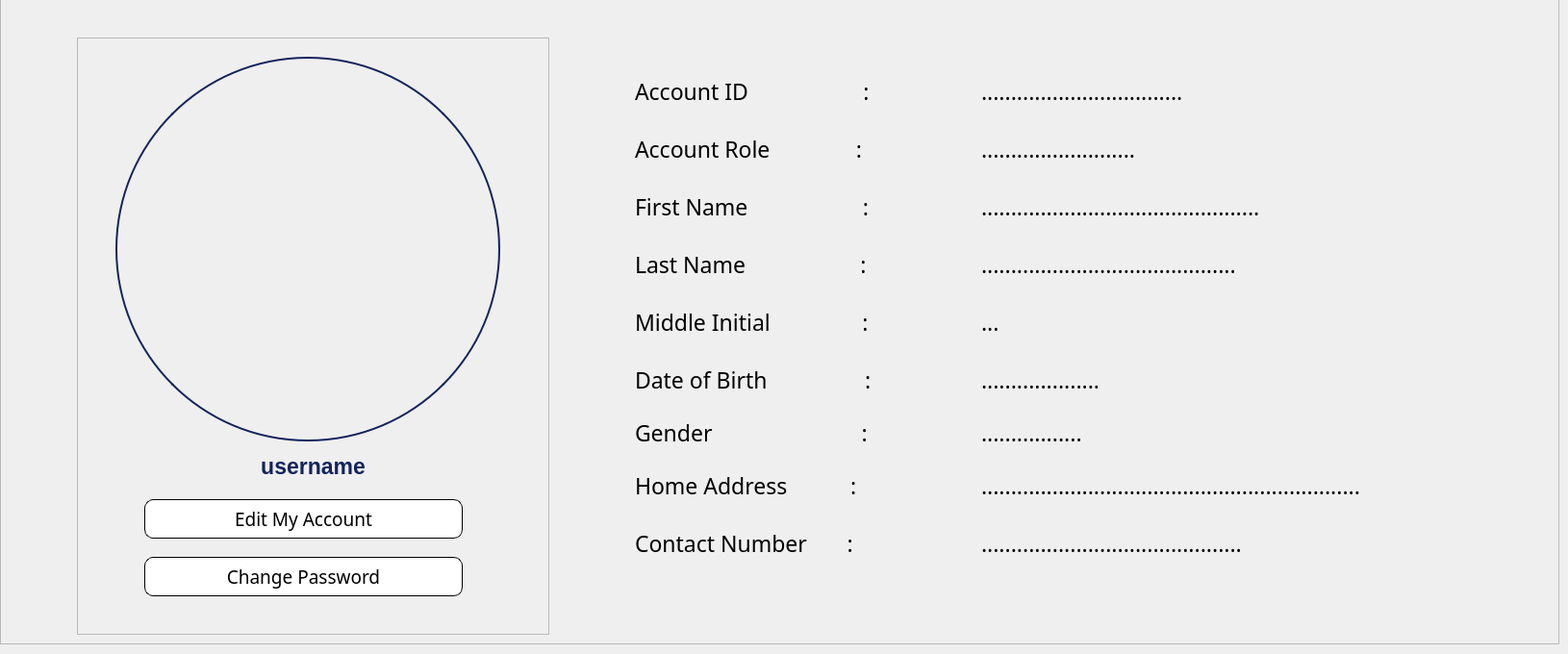
        <widget class="QWidget" name="VIEW_MY_ACCOUNT">
         <widget class="QFrame" name="frame_14">
          <property name="geometry">
           <rect>
            <x>0</x>
            <y>-1</y>
            <width>1621</width>
            <height>671</height>
           </rect>
          </property>
          <property name="frameShape">
           <enum>QFrame::StyledPanel</enum>
          </property>
          <property name="frameShadow">
           <enum>QFrame::Raised</enum>
          </property>
          <widget class="QFrame" name="frame_13">
           <property name="geometry">
            <rect>
             <x>80</x>
             <y>40</y>
             <width>491</width>
             <height>621</height>
            </rect>
           </property>
           <property name="frameShape">
            <enum>QFrame::StyledPanel</enum>
           </property>
           <property name="frameShadow">
            <enum>QFrame::Raised</enum>
           </property>
           <widget class="QLabel" name="label_uploadUSER_profile_pic">
            <property name="geometry">
             <rect>
              <x>40</x>
              <y>20</y>
              <width>400</width>
              <height>400</height>
             </rect>
            </property>
            <property name="styleSheet">
             <string notr="true">border-radius: 200px;   /* half of 400 */
border: 2px solid #12245c;  /* optional: blue border */
</string>
            </property>
            <property name="text">
             <string/>
            </property>
            <property name="pixmap">
             <pixmap resource="jj_owner_resources.qrc">:/JJimages/userProfilepicture.png</pixmap>
            </property>
            <property name="scaledContents">
             <bool>true</bool>
            </property>
           </widget>
           <widget class="QPushButton" name="pushButton_EditAccount">
            <property name="geometry">
             <rect>
              <x>70</x>
              <y>480</y>
              <width>331</width>
              <height>41</height>
             </rect>
            </property>
            <property name="font">
             <font>
              <family>Poppins Medium</family>
              <pointsize>14</pointsize>
             </font>
            </property>
            <property name="styleSheet">
             <string notr="true">/* Default Inactive Buttons */
QPushButton {
color: #000000;
border: 1px solid #000000; 
border-radius: 9px; 
padding: 3px; 
background-color: #ffffff; 
}
/* Hover Effect on Inactive Buttons */
QPushButton:hover {
    background-color:#12245c;
color:white;
font-weight: 500;
}

/* Active Button (Current Page) */
QPushButton#activeButton {
    background-color: #12245c;
    color: white;
font-weight: 500;
}
</string>
            </property>
            <property name="text">
             <string>Edit My Account</string>
            </property>
           </widget>
           <widget class="QLabel" name="label_getUSERNAME">
            <property name="geometry">
             <rect>
              <x>0</x>
              <y>430</y>
              <width>491</width>
              <height>31</height>
             </rect>
            </property>
            <property name="font">
             <font>
              <pointsize>17</pointsize>
              <weight>75</weight>
              <bold>true</bold>
             </font>
            </property>
            <property name="styleSheet">
             <string notr="true">color: #12245c;</string>
            </property>
            <property name="text">
             <string>username</string>
            </property>
            <property name="alignment">
             <set>Qt::AlignCenter</set>
            </property>
           </widget>
           <widget class="QPushButton" name="pushButton_ChangePassword">
            <property name="geometry">
             <rect>
              <x>70</x>
              <y>540</y>
              <width>331</width>
              <height>41</height>
             </rect>
            </property>
            <property name="font">
             <font>
              <family>Poppins Medium</family>
              <pointsize>14</pointsize>
             </font>
            </property>
            <property name="styleSheet">
             <string notr="true">/* Default Inactive Buttons */
QPushButton {
color: #000000;
border: 1px solid #000000; 
border-radius: 9px; 
padding: 3px; 
background-color: #ffffff; 
}
/* Hover Effect on Inactive Buttons */
QPushButton:hover {
    background-color:#12245c;
color:white;
font-weight: 500;
}

/* Active Button (Current Page) */
QPushButton#activeButton {
    background-color: #12245c;
    color: white;
font-weight: 500;
}
</string>
            </property>
            <property name="text">
             <string>Change Password</string>
            </property>
           </widget>
          </widget>
          <widget class="QFrame" name="frame_12">
           <property name="geometry">
            <rect>
             <x>610</x>
             <y>60</y>
             <width>911</width>
             <height>551</height>
            </rect>
           </property>
           <property name="font">
            <font>
             <pointsize>7</pointsize>
            </font>
           </property>
           <property name="styleSheet">
            <string notr="true">background: transparent;</string>
           </property>
           <property name="frameShape">
            <enum>QFrame::StyledPanel</enum>
           </property>
           <property name="frameShadow">
            <enum>QFrame::Raised</enum>
           </property>
           <widget class="QLabel" name="label_2">
            <property name="geometry">
             <rect>
              <x>50</x>
              <y>20</y>
              <width>311</width>
              <height>31</height>
             </rect>
            </property>
            <property name="font">
             <font>
              <family>Poppins Medium</family>
              <pointsize>17</pointsize>
             </font>
            </property>
            <property name="text">
             <string>Account ID                    :</string>
            </property>
           </widget>
           <widget class="QLabel" name="label_18">
            <property name="geometry">
             <rect>
              <x>50</x>
              <y>80</y>
              <width>301</width>
              <height>31</height>
             </rect>
            </property>
            <property name="font">
             <font>
              <family>Poppins Medium</family>
              <pointsize>17</pointsize>
             </font>
            </property>
            <property name="text">
             <string>Account Role               :</string>
            </property>
           </widget>
           <widget class="QLabel" name="label_19">
            <property name="geometry">
             <rect>
              <x>50</x>
              <y>140</y>
              <width>321</width>
              <height>31</height>
             </rect>
            </property>
            <property name="font">
             <font>
              <family>Poppins Medium</family>
              <pointsize>17</pointsize>
             </font>
            </property>
            <property name="text">
             <string>First Name                    :</string>
            </property>
           </widget>
           <widget class="QLabel" name="label_49">
            <property name="geometry">
             <rect>
              <x>50</x>
              <y>200</y>
              <width>301</width>
              <height>31</height>
             </rect>
            </property>
            <property name="font">
             <font>
              <family>Poppins Medium</family>
              <pointsize>17</pointsize>
             </font>
            </property>
            <property name="text">
             <string>Last Name                    :</string>
            </property>
           </widget>
           <widget class="QLabel" name="label_50">
            <property name="geometry">
             <rect>
              <x>50</x>
              <y>250</y>
              <width>321</width>
              <height>51</height>
             </rect>
            </property>
            <property name="font">
             <font>
              <family>Poppins Medium</family>
              <pointsize>17</pointsize>
             </font>
            </property>
            <property name="text">
             <string>Middle Initial                :</string>
            </property>
           </widget>
           <widget class="QLabel" name="label_51">
            <property name="geometry">
             <rect>
              <x>50</x>
              <y>310</y>
              <width>311</width>
              <height>51</height>
             </rect>
            </property>
            <property name="font">
             <font>
              <family>Poppins Medium</family>
              <pointsize>17</pointsize>
             </font>
            </property>
            <property name="text">
             <string>Date of Birth                 :</string>
            </property>
           </widget>
           <widget class="QLabel" name="label_52">
            <property name="geometry">
             <rect>
              <x>50</x>
              <y>370</y>
              <width>311</width>
              <height>41</height>
             </rect>
            </property>
            <property name="font">
             <font>
              <family>Poppins Medium</family>
              <pointsize>17</pointsize>
             </font>
            </property>
            <property name="text">
             <string>Gender                          :</string>
            </property>
           </widget>
           <widget class="QLabel" name="label_53">
            <property name="geometry">
             <rect>
              <x>50</x>
              <y>410</y>
              <width>311</width>
              <height>71</height>
             </rect>
            </property>
            <property name="font">
             <font>
              <family>Poppins Medium</family>
              <pointsize>17</pointsize>
             </font>
            </property>
            <property name="text">
             <string>Home Address           :</string>
            </property>
           </widget>
           <widget class="QLabel" name="label_56">
            <property name="geometry">
             <rect>
              <x>50</x>
              <y>460</y>
              <width>321</width>
              <height>91</height>
             </rect>
            </property>
            <property name="font">
             <font>
              <family>Poppins Medium</family>
              <pointsize>17</pointsize>
             </font>
            </property>
            <property name="text">
             <string>Contact Number       :</string>
            </property>
           </widget>
           <widget class="QLabel" name="label_storeAccount_ID">
            <property name="geometry">
             <rect>
              <x>410</x>
              <y>20</y>
              <width>451</width>
              <height>31</height>
             </rect>
            </property>
            <property name="font">
             <font>
              <family>Poppins Medium</family>
              <pointsize>17</pointsize>
             </font>
            </property>
            <property name="text">
             <string>..................................</string>
            </property>
           </widget>
           <widget class="QLabel" name="label_storeAccount_Role">
            <property name="geometry">
             <rect>
              <x>410</x>
              <y>80</y>
              <width>321</width>
              <height>31</height>
             </rect>
            </property>
            <property name="font">
             <font>
              <family>Poppins Medium</family>
              <pointsize>17</pointsize>
             </font>
            </property>
            <property name="text">
             <string>..........................</string>
            </property>
           </widget>
           <widget class="QLabel" name="label_storeFirst_Name">
            <property name="geometry">
             <rect>
              <x>410</x>
              <y>140</y>
              <width>321</width>
              <height>31</height>
             </rect>
            </property>
            <property name="font">
             <font>
              <family>Poppins Medium</family>
              <pointsize>17</pointsize>
             </font>
            </property>
            <property name="text">
             <string>...............................................</string>
            </property>
           </widget>
           <widget class="QLabel" name="label_storeLast_Name">
            <property name="geometry">
             <rect>
              <x>410</x>
              <y>200</y>
              <width>311</width>
              <height>31</height>
             </rect>
            </property>
            <property name="font">
             <font>
              <family>Poppins Medium</family>
              <pointsize>17</pointsize>
             </font>
            </property>
            <property name="text">
             <string>...........................................</string>
            </property>
           </widget>
           <widget class="QLabel" name="label_storeMiddle_Initial">
            <property name="geometry">
             <rect>
              <x>410</x>
              <y>250</y>
              <width>331</width>
              <height>51</height>
             </rect>
            </property>
            <property name="font">
             <font>
              <family>Poppins Medium</family>
              <pointsize>17</pointsize>
             </font>
            </property>
            <property name="text">
             <string>...</string>
            </property>
           </widget>
           <widget class="QLabel" name="label_storeDate_of_Birth">
            <property name="geometry">
             <rect>
              <x>410</x>
              <y>310</y>
              <width>311</width>
              <height>51</height>
             </rect>
            </property>
            <property name="font">
             <font>
              <family>Poppins Medium</family>
              <pointsize>17</pointsize>
             </font>
            </property>
            <property name="text">
             <string>....................</string>
            </property>
           </widget>
           <widget class="QLabel" name="label_storeGender">
            <property name="geometry">
             <rect>
              <x>410</x>
              <y>370</y>
              <width>291</width>
              <height>41</height>
             </rect>
            </property>
            <property name="font">
             <font>
              <family>Poppins Medium</family>
              <pointsize>17</pointsize>
             </font>
            </property>
            <property name="text">
             <string>.................</string>
            </property>
           </widget>
           <widget class="QLabel" name="label_storeHome_Address">
            <property name="geometry">
             <rect>
              <x>410</x>
              <y>410</y>
              <width>481</width>
              <height>71</height>
             </rect>
            </property>
            <property name="font">
             <font>
              <family>Poppins Medium</family>
              <pointsize>17</pointsize>
             </font>
            </property>
            <property name="text">
             <string>................................................................</string>
            </property>
           </widget>
           <widget class="QLabel" name="label_storeContact_Num">
            <property name="geometry">
             <rect>
              <x>410</x>
              <y>460</y>
              <width>311</width>
              <height>91</height>
             </rect>
            </property>
            <property name="font">
             <font>
              <family>Poppins Medium</family>
              <pointsize>17</pointsize>
             </font>
            </property>
            <property name="text">
             <string>............................................</string>
            </property>
           </widget>
          </widget>
         </widget>
        </widget>
